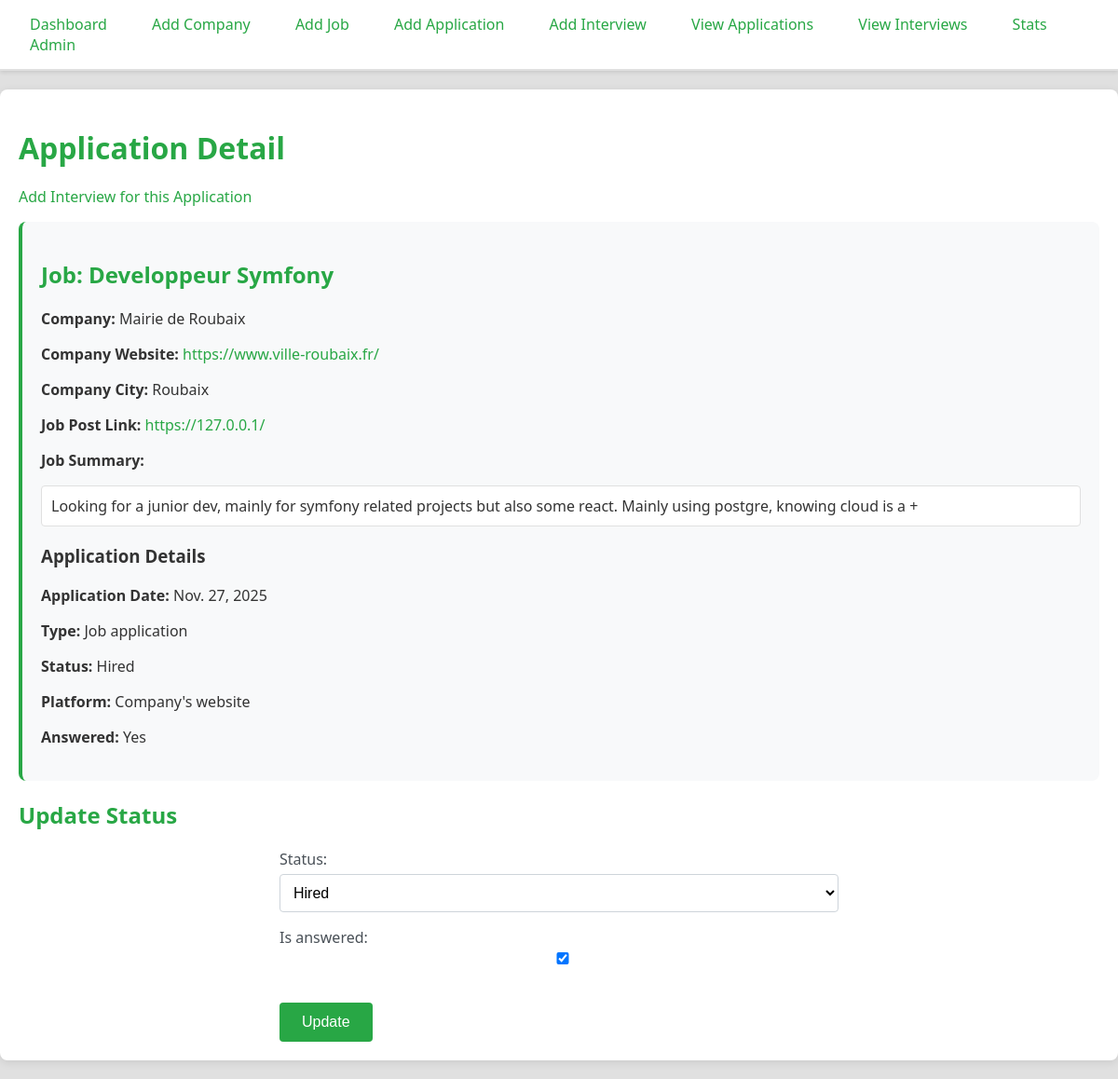
The app's page /applications/1/, older data.
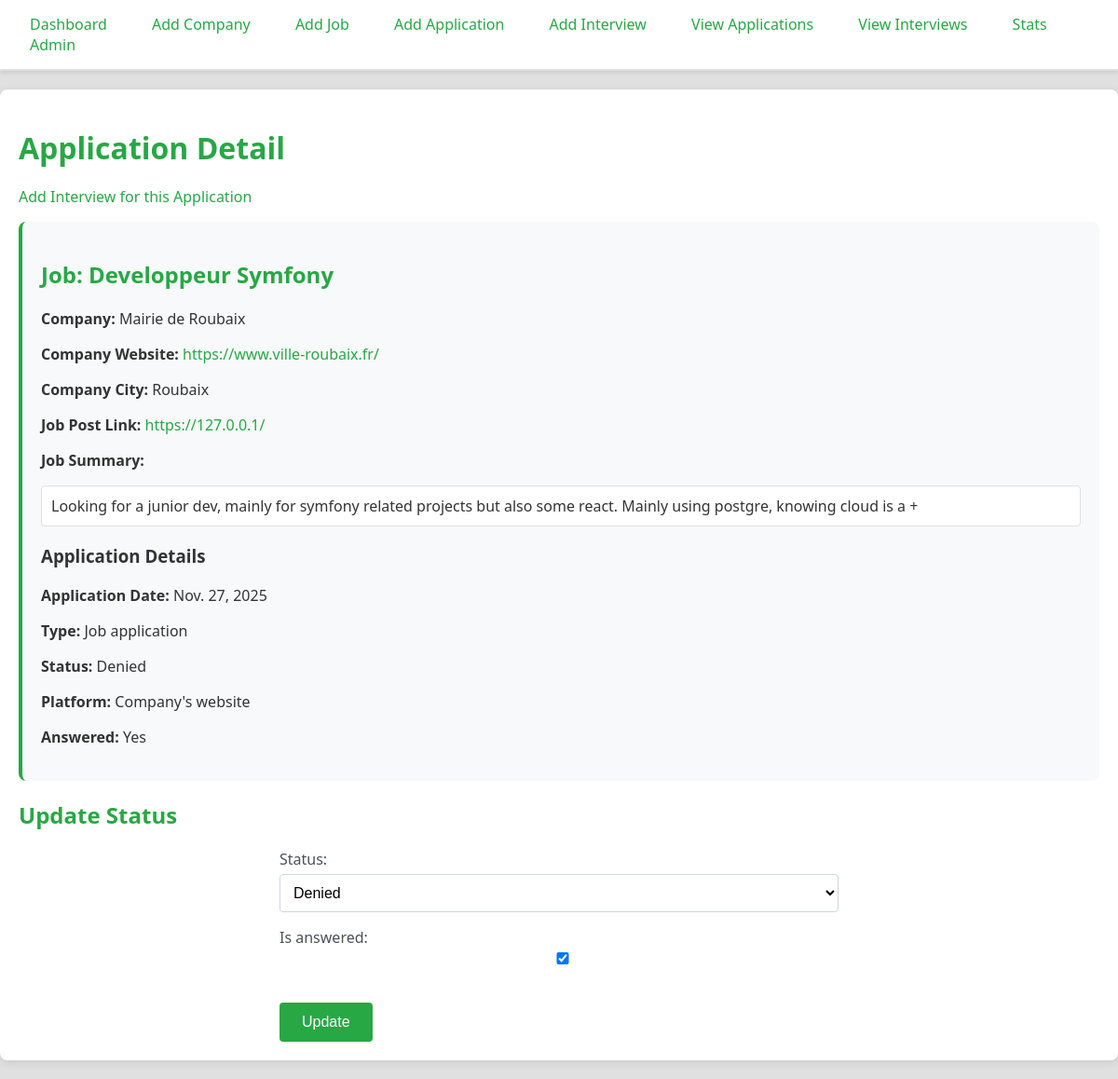
The same page, newer data.
### myapp/models.py (models this page shows, shortened)
class Application(models.Model):
    date = models.DateField()
    type = models.ForeignKey(Type, on_delete=models.CASCADE)
    job = models.OneToOneField(Job, on_delete=models.CASCADE)
    platform = models.ForeignKey(Platform, on_delete=models.CASCADE)
    is_answered = models.BooleanField(default=False)
    status = models.ForeignKey(Status, on_delete=models.CASCADE)

class Status(models.Model):
    name = models.CharField(max_length=100)
    def __str__(self):
        return self.name

class Job(models.Model):
    title = models.CharField(max_length=200)
    company = models.ForeignKey(Company, on_delete=models.CASCADE)
    post_link = models.URLField()
    resume = models.TextField()

class Company(models.Model):
    name = models.CharField(max_length=100)
    website = models.URLField(blank=True, null=True)
    city = models.ForeignKey(City, on_delete=models.CASCADE)

class City(models.Model):
    name = models.CharField(max_length=100)

class Type(models.Model):
    name = models.CharField(max_length=100)

class Platform(models.Model):
    name = models.CharField(max_length=100)
    website = models.URLField()

### myapp/views.py (the view)
# urls.py: path('applications/<int:pk>/', views.application_detail, name='application_detail'),
def application_detail(request, pk):
    application = get_object_or_404(Application, pk=pk)
    if request.method == 'POST':
        form = ApplicationUpdateForm(request.POST, instance=application)
        if form.is_valid():
            form.save()
            return redirect('application_detail', pk=pk)
    else:
        form = ApplicationUpdateForm(instance=application)
    context = {
        'application': application,
        'form': form,
    }
    return render(request, 'myapp/application_detail.html', context)

### myapp/forms.py
class ApplicationUpdateForm(forms.ModelForm):
    class Meta:
        model = Application
        fields = ['status', 'is_answered']

### myapp/templates/myapp/application_detail.html (shortened to what this page needs)
{% extends 'myapp/base.html' %}
{% block content %}
    <h1>Application Detail</h1>
    <p><a href="{% url 'add_interview' %}?application={{ application.pk }}" class="button">Add Interview for this Application</a></p>
    <div class="detail">
        <h2>Job: {{ application.job.title }}</h2>
        <p><strong>Company:</strong> {{ application.job.company.name }}</p>
        <p><strong>Company Website:</strong> <a href="{{ application.job.company.website }}" target="_blank">{{ application.job.company.website }}</a></p>
        <p><strong>Company City:</strong> {{ application.job.company.city.name }}</p>
        <p><strong>Job Post Link:</strong> <a href="{{ application.job.post_link }}" target="_blank">{{ application.job.post_link }}</a></p>
        <p><strong>Job Summary:</strong></p>
        <div class="notes">{{ application.job.resume }}</div>
        <h3>Application Details</h3>
        <p><strong>Application Date:</strong> {{ application.date }}</p>
        <p><strong>Type:</strong> {{ application.type.name }}</p>
        <p><strong>Status:</strong> {{ application.status.name }}</p>
        <p><strong>Platform:</strong> {{ application.platform.name }}</p>
        <p><strong>Answered:</strong> {{ application.is_answered|yesno:"Yes,No" }}</p>
    </div>
    <h2>Update Status</h2>
    <form method="post">
        {{ form.as_p }}
        <button type="submit">Update</button>
    </form>
{% endblock %}

Row changes from the older to the newer data that the page shows:
changed Application "Yes": status.name "Hired" → "Denied"; status "Hired" → "Denied"
